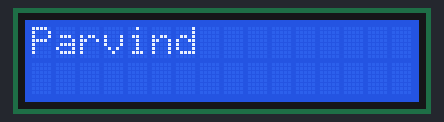
Bench run of a sketch on a simulated Arduino Uno, built with avr-gcc and run on an emulated ATmega328P. On the bench: 16×2 character LCD.

Above: at 0.1 s.
At 1.1 s:
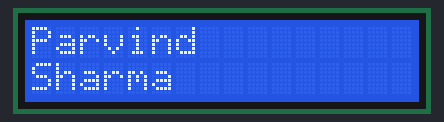
At 2.1 s:
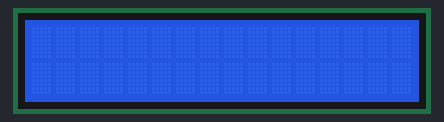

Measured:
- by itself, everything shown: repeats every 3.0 s, in 3 steps
- what the display in image 1 shows lasts 1.0 s, from 1.1 s to 2.1 s

The sketch:

lcd.ino
```cpp
#include <LiquidCrystal.h>

// LiquidCrystal lcd(12, 11, 10, 5, 4, 3, 2);
LiquidCrystal lcd(12, 11, 5, 4, 3, 2);
void setup()
{
  lcd.begin(16,2);


}

void loop() {
  lcd.setCursor(0,0);

  lcd.print("Parvind");
  delay(1000);

  lcd.setCursor(0,1);
  lcd.print("Sharma");

  delay(1000);
  lcd.setCursor(0,0);
  lcd.clear();
  lcd.setCursor(0,1);
  lcd.clear();
  delay(1000);


}
```
